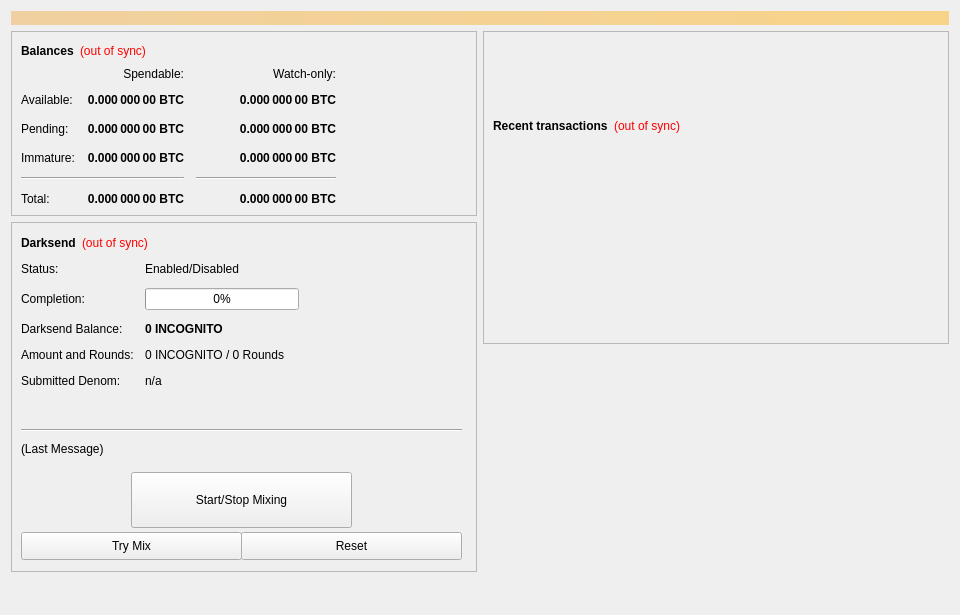
<?xml version="1.0" encoding="UTF-8"?>
<ui version="4.0">
 <class>OverviewPage</class>
 <widget class="QWidget" name="OverviewPage">
  <property name="geometry">
   <rect>
    <x>0</x>
    <y>0</y>
    <width>960</width>
    <height>615</height>
   </rect>
  </property>
  <property name="minimumSize">
   <size>
    <width>960</width>
    <height>0</height>
   </size>
  </property>
  <property name="windowTitle">
   <string>Form</string>
  </property>
  <layout class="QVBoxLayout" name="topLayout">
   <item>
    <widget class="QLabel" name="labelAlerts">
     <property name="visible">
      <bool>false</bool>
     </property>
     <property name="styleSheet">
      <string notr="true">background-color: qlineargradient(x1: 0, y1: 0, x2: 1, y2: 0, stop:0 #F0D0A0, stop:1 #F8D488); color:#000000;</string>
     </property>
     <property name="wordWrap">
      <bool>true</bool>
     </property>
     <property name="margin">
      <number>3</number>
     </property>
    </widget>
   </item>
   <item>
    <layout class="QHBoxLayout" name="horizontalLayout" stretch="1,1">
     <item>
      <layout class="QVBoxLayout" name="verticalLayout_2">
       <item>
        <widget class="QFrame" name="frame">
         <property name="frameShape">
          <enum>QFrame::StyledPanel</enum>
         </property>
         <property name="frameShadow">
          <enum>QFrame::Raised</enum>
         </property>
         <layout class="QVBoxLayout" name="verticalLayout_4">
          <item>
           <layout class="QHBoxLayout" name="horizontalLayout_4">
            <item>
             <widget class="QLabel" name="label_5">
              <property name="font">
               <font>
                <weight>75</weight>
                <bold>true</bold>
               </font>
              </property>
              <property name="text">
               <string>Balances</string>
              </property>
             </widget>
            </item>
            <item>
             <widget class="QLabel" name="labelWalletStatus">
              <property name="cursor">
               <cursorShape>WhatsThisCursor</cursorShape>
              </property>
              <property name="toolTip">
               <string>The displayed information may be out of date. Your wallet automatically synchronizes with the INCOGNITO network after a connection is established, but this process has not completed yet.</string>
              </property>
              <property name="styleSheet">
               <string notr="true">QLabel { color: red; }</string>
              </property>
              <property name="text">
               <string notr="true">(out of sync)</string>
              </property>
              <property name="alignment">
               <set>Qt::AlignLeading|Qt::AlignLeft|Qt::AlignVCenter</set>
              </property>
             </widget>
            </item>
            <item>
             <spacer name="horizontalSpacer_3">
              <property name="orientation">
               <enum>Qt::Horizontal</enum>
              </property>
              <property name="sizeHint" stdset="0">
               <size>
                <width>40</width>
                <height>20</height>
               </size>
              </property>
             </spacer>
            </item>
           </layout>
          </item>
          <item>
           <layout class="QGridLayout" name="gridLayout">
            <property name="spacing">
             <number>12</number>
            </property>
            <item row="2" column="2">
             <widget class="QLabel" name="labelWatchPending">
              <property name="font">
               <font>
                <weight>75</weight>
                <bold>true</bold>
               </font>
              </property>
              <property name="cursor">
               <cursorShape>IBeamCursor</cursorShape>
              </property>
              <property name="toolTip">
               <string>Unconfirmed transactions to watch-only addresses</string>
              </property>
              <property name="text">
               <string notr="true">0.000 000 00 BTC</string>
              </property>
              <property name="alignment">
               <set>Qt::AlignRight|Qt::AlignTrailing|Qt::AlignVCenter</set>
              </property>
              <property name="textInteractionFlags">
               <set>Qt::LinksAccessibleByMouse|Qt::TextSelectableByKeyboard|Qt::TextSelectableByMouse</set>
              </property>
             </widget>
            </item>
            <item row="2" column="1">
             <widget class="QLabel" name="labelUnconfirmed">
              <property name="font">
               <font>
                <weight>75</weight>
                <bold>true</bold>
               </font>
              </property>
              <property name="cursor">
               <cursorShape>IBeamCursor</cursorShape>
              </property>
              <property name="toolTip">
               <string>Total of transactions that have yet to be confirmed, and do not yet count toward the spendable balance</string>
              </property>
              <property name="text">
               <string notr="true">0.000 000 00 BTC</string>
              </property>
              <property name="alignment">
               <set>Qt::AlignRight|Qt::AlignTrailing|Qt::AlignVCenter</set>
              </property>
              <property name="textInteractionFlags">
               <set>Qt::LinksAccessibleByMouse|Qt::TextSelectableByKeyboard|Qt::TextSelectableByMouse</set>
              </property>
             </widget>
            </item>
            <item row="3" column="2">
             <widget class="QLabel" name="labelWatchImmature">
              <property name="font">
               <font>
                <weight>75</weight>
                <bold>true</bold>
               </font>
              </property>
              <property name="cursor">
               <cursorShape>IBeamCursor</cursorShape>
              </property>
              <property name="toolTip">
               <string>Staked or masternode rewards in watch-only addresses that has not yet matured</string>
              </property>
              <property name="text">
               <string notr="true">0.000 000 00 BTC</string>
              </property>
              <property name="alignment">
               <set>Qt::AlignRight|Qt::AlignTrailing|Qt::AlignVCenter</set>
              </property>
              <property name="textInteractionFlags">
               <set>Qt::LinksAccessibleByMouse|Qt::TextSelectableByKeyboard|Qt::TextSelectableByMouse</set>
              </property>
             </widget>
            </item>
            <item row="4" column="0" colspan="2">
             <widget class="Line" name="lineSpendableBalance">
              <property name="orientation">
               <enum>Qt::Horizontal</enum>
              </property>
             </widget>
            </item>
            <item row="4" column="2">
             <widget class="Line" name="lineWatchBalance">
              <property name="sizePolicy">
               <sizepolicy hsizetype="Preferred" vsizetype="Fixed">
                <horstretch>0</horstretch>
                <verstretch>0</verstretch>
               </sizepolicy>
              </property>
              <property name="minimumSize">
               <size>
                <width>140</width>
                <height>0</height>
               </size>
              </property>
              <property name="orientation">
               <enum>Qt::Horizontal</enum>
              </property>
             </widget>
            </item>
            <item row="5" column="0">
             <widget class="QLabel" name="labelTotalText">
              <property name="text">
               <string>Total:</string>
              </property>
             </widget>
            </item>
            <item row="3" column="1">
             <widget class="QLabel" name="labelImmature">
              <property name="font">
               <font>
                <weight>75</weight>
                <bold>true</bold>
               </font>
              </property>
              <property name="cursor">
               <cursorShape>IBeamCursor</cursorShape>
              </property>
              <property name="toolTip">
               <string>Staked or masternode rewards that has not yet matured</string>
              </property>
              <property name="text">
               <string notr="true">0.000 000 00 BTC</string>
              </property>
              <property name="alignment">
               <set>Qt::AlignRight|Qt::AlignTrailing|Qt::AlignVCenter</set>
              </property>
              <property name="textInteractionFlags">
               <set>Qt::LinksAccessibleByMouse|Qt::TextSelectableByKeyboard|Qt::TextSelectableByMouse</set>
              </property>
             </widget>
            </item>
            <item row="2" column="3">
             <spacer name="horizontalSpacer_2">
              <property name="orientation">
               <enum>Qt::Horizontal</enum>
              </property>
              <property name="sizeHint" stdset="0">
               <size>
                <width>40</width>
                <height>20</height>
               </size>
              </property>
             </spacer>
            </item>
            <item row="3" column="0">
             <widget class="QLabel" name="labelImmatureText">
              <property name="text">
               <string>Immature:</string>
              </property>
             </widget>
            </item>
            <item row="5" column="1">
             <widget class="QLabel" name="labelTotal">
              <property name="font">
               <font>
                <weight>75</weight>
                <bold>true</bold>
               </font>
              </property>
              <property name="cursor">
               <cursorShape>IBeamCursor</cursorShape>
              </property>
              <property name="toolTip">
               <string>Your current total balance</string>
              </property>
              <property name="text">
               <string notr="true">0.000 000 00 BTC</string>
              </property>
              <property name="alignment">
               <set>Qt::AlignRight|Qt::AlignTrailing|Qt::AlignVCenter</set>
              </property>
              <property name="textInteractionFlags">
               <set>Qt::LinksAccessibleByMouse|Qt::TextSelectableByKeyboard|Qt::TextSelectableByMouse</set>
              </property>
             </widget>
            </item>
            <item row="5" column="2">
             <widget class="QLabel" name="labelWatchTotal">
              <property name="font">
               <font>
                <weight>75</weight>
                <bold>true</bold>
               </font>
              </property>
              <property name="cursor">
               <cursorShape>IBeamCursor</cursorShape>
              </property>
              <property name="toolTip">
               <string>Current total balance in watch-only addresses</string>
              </property>
              <property name="text">
               <string notr="true">0.000 000 00 BTC</string>
              </property>
              <property name="alignment">
               <set>Qt::AlignRight|Qt::AlignTrailing|Qt::AlignVCenter</set>
              </property>
              <property name="textInteractionFlags">
               <set>Qt::LinksAccessibleByMouse|Qt::TextSelectableByKeyboard|Qt::TextSelectableByMouse</set>
              </property>
             </widget>
            </item>
            <item row="0" column="2">
             <widget class="QLabel" name="labelWatchonly">
              <property name="text">
               <string>Watch-only:</string>
              </property>
              <property name="alignment">
               <set>Qt::AlignRight|Qt::AlignTrailing|Qt::AlignVCenter</set>
              </property>
             </widget>
            </item>
            <item row="1" column="0">
             <widget class="QLabel" name="labelBalanceText">
              <property name="text">
               <string>Available:</string>
              </property>
             </widget>
            </item>
            <item row="1" column="1">
             <widget class="QLabel" name="labelBalance">
              <property name="font">
               <font>
                <weight>75</weight>
                <bold>true</bold>
               </font>
              </property>
              <property name="cursor">
               <cursorShape>IBeamCursor</cursorShape>
              </property>
              <property name="toolTip">
               <string>Your current spendable balance</string>
              </property>
              <property name="text">
               <string notr="true">0.000 000 00 BTC</string>
              </property>
              <property name="alignment">
               <set>Qt::AlignRight|Qt::AlignTrailing|Qt::AlignVCenter</set>
              </property>
              <property name="textInteractionFlags">
               <set>Qt::LinksAccessibleByMouse|Qt::TextSelectableByKeyboard|Qt::TextSelectableByMouse</set>
              </property>
             </widget>
            </item>
            <item row="1" column="2">
             <widget class="QLabel" name="labelWatchAvailable">
              <property name="font">
               <font>
                <weight>75</weight>
                <bold>true</bold>
               </font>
              </property>
              <property name="cursor">
               <cursorShape>IBeamCursor</cursorShape>
              </property>
              <property name="toolTip">
               <string>Your current balance in watch-only addresses</string>
              </property>
              <property name="text">
               <string notr="true">0.000 000 00 BTC</string>
              </property>
              <property name="alignment">
               <set>Qt::AlignRight|Qt::AlignTrailing|Qt::AlignVCenter</set>
              </property>
              <property name="textInteractionFlags">
               <set>Qt::LinksAccessibleByMouse|Qt::TextSelectableByKeyboard|Qt::TextSelectableByMouse</set>
              </property>
             </widget>
            </item>
            <item row="2" column="0">
             <widget class="QLabel" name="labelPendingText">
              <property name="text">
               <string>Pending:</string>
              </property>
             </widget>
            </item>
            <item row="0" column="1">
             <widget class="QLabel" name="labelSpendable">
              <property name="text">
               <string>Spendable:</string>
              </property>
              <property name="alignment">
               <set>Qt::AlignRight|Qt::AlignTrailing|Qt::AlignVCenter</set>
              </property>
             </widget>
            </item>
           </layout>
          </item>
         </layout>
        </widget>
       </item>
       <item>
        <widget class="QFrame" name="frameDarksend">
         <property name="minimumSize">
          <size>
           <width>0</width>
           <height>350</height>
          </size>
         </property>
         <property name="layoutDirection">
          <enum>Qt::LeftToRight</enum>
         </property>
         <property name="frameShape">
          <enum>QFrame::StyledPanel</enum>
         </property>
         <property name="frameShadow">
          <enum>QFrame::Raised</enum>
         </property>
         <widget class="QWidget" name="formLayoutWidget">
          <property name="geometry">
           <rect>
            <x>10</x>
            <y>40</y>
            <width>451</width>
            <height>161</height>
           </rect>
          </property>
          <layout class="QFormLayout" name="formLayout">
           <property name="fieldGrowthPolicy">
            <enum>QFormLayout::AllNonFixedFieldsGrow</enum>
           </property>
           <property name="horizontalSpacing">
            <number>11</number>
           </property>
           <property name="verticalSpacing">
            <number>12</number>
           </property>
           <item row="0" column="0">
            <widget class="QLabel" name="label_6">
             <property name="text">
              <string>Status:</string>
             </property>
            </widget>
           </item>
           <item row="1" column="0">
            <widget class="QLabel" name="label_7">
             <property name="text">
              <string>Completion:</string>
             </property>
            </widget>
           </item>
           <item row="1" column="1">
            <widget class="QProgressBar" name="DarksendProgress">
             <property name="maximumSize">
              <size>
               <width>154</width>
               <height>16777215</height>
              </size>
             </property>
             <property name="value">
              <number>0</number>
             </property>
            </widget>
           </item>
           <item row="2" column="0">
            <widget class="QLabel" name="labelAnonymizedText">
             <property name="text">
              <string>Darksend Balance:</string>
             </property>
            </widget>
           </item>
           <item row="2" column="1">
            <widget class="QLabel" name="labelAnonymized">
             <property name="font">
              <font>
               <weight>75</weight>
               <bold>true</bold>
              </font>
             </property>
             <property name="text">
              <string notr="true">0 INCOGNITO</string>
             </property>
            </widget>
           </item>
           <item row="3" column="0">
            <widget class="QLabel" name="label_8">
             <property name="text">
              <string>Amount and Rounds:</string>
             </property>
            </widget>
           </item>
           <item row="3" column="1">
            <widget class="QLabel" name="labelAmountRounds">
             <property name="text">
              <string>0 INCOGNITO / 0 Rounds</string>
             </property>
            </widget>
           </item>
           <item row="4" column="0">
            <widget class="QLabel" name="label_9">
             <property name="text">
              <string>Submitted Denom:</string>
             </property>
            </widget>
           </item>
           <item row="4" column="1">
            <widget class="QLabel" name="labelSubmittedDenom">
             <property name="toolTip">
              <string>The denominations you submitted to the Masternode.&lt;br&gt;To mix, other users must submit the exact same denominations.</string>
             </property>
             <property name="text">
              <string>n/a</string>
             </property>
            </widget>
           </item>
           <item row="0" column="1">
            <widget class="QLabel" name="DarksendEnabled">
             <property name="text">
              <string>Enabled/Disabled</string>
             </property>
            </widget>
           </item>
          </layout>
         </widget>
         <widget class="QPushButton" name="runAutoDenom">
          <property name="geometry">
           <rect>
            <x>251</x>
            <y>17</y>
            <width>1</width>
            <height>1</height>
           </rect>
          </property>
          <property name="palette">
           <palette>
            <active>
             <colorrole role="WindowText">
              <brush brushstyle="SolidPattern">
               <color alpha="255">
                <red>0</red>
                <green>0</green>
                <blue>0</blue>
               </color>
              </brush>
             </colorrole>
             <colorrole role="Button">
              <brush brushstyle="SolidPattern">
               <color alpha="255">
                <red>239</red>
                <green>238</green>
                <blue>238</blue>
               </color>
              </brush>
             </colorrole>
             <colorrole role="Light">
              <brush brushstyle="SolidPattern">
               <color alpha="255">
                <red>255</red>
                <green>255</green>
                <blue>255</blue>
               </color>
              </brush>
             </colorrole>
             <colorrole role="Midlight">
              <brush brushstyle="SolidPattern">
               <color alpha="255">
                <red>247</red>
                <green>246</green>
                <blue>246</blue>
               </color>
              </brush>
             </colorrole>
             <colorrole role="Dark">
              <brush brushstyle="SolidPattern">
               <color alpha="255">
                <red>119</red>
                <green>119</green>
                <blue>119</blue>
               </color>
              </brush>
             </colorrole>
             <colorrole role="Mid">
              <brush brushstyle="SolidPattern">
               <color alpha="255">
                <red>159</red>
                <green>159</green>
                <blue>159</blue>
               </color>
              </brush>
             </colorrole>
             <colorrole role="Text">
              <brush brushstyle="SolidPattern">
               <color alpha="255">
                <red>0</red>
                <green>0</green>
                <blue>0</blue>
               </color>
              </brush>
             </colorrole>
             <colorrole role="BrightText">
              <brush brushstyle="SolidPattern">
               <color alpha="255">
                <red>255</red>
                <green>255</green>
                <blue>255</blue>
               </color>
              </brush>
             </colorrole>
             <colorrole role="ButtonText">
              <brush brushstyle="SolidPattern">
               <color alpha="255">
                <red>0</red>
                <green>0</green>
                <blue>0</blue>
               </color>
              </brush>
             </colorrole>
             <colorrole role="Base">
              <brush brushstyle="SolidPattern">
               <color alpha="255">
                <red>255</red>
                <green>255</green>
                <blue>255</blue>
               </color>
              </brush>
             </colorrole>
             <colorrole role="Window">
              <brush brushstyle="SolidPattern">
               <color alpha="255">
                <red>239</red>
                <green>238</green>
                <blue>238</blue>
               </color>
              </brush>
             </colorrole>
             <colorrole role="Shadow">
              <brush brushstyle="SolidPattern">
               <color alpha="255">
                <red>0</red>
                <green>0</green>
                <blue>0</blue>
               </color>
              </brush>
             </colorrole>
             <colorrole role="AlternateBase">
              <brush brushstyle="SolidPattern">
               <color alpha="255">
                <red>247</red>
                <green>246</green>
                <blue>246</blue>
               </color>
              </brush>
             </colorrole>
             <colorrole role="ToolTipBase">
              <brush brushstyle="SolidPattern">
               <color alpha="255">
                <red>255</red>
                <green>255</green>
                <blue>220</blue>
               </color>
              </brush>
             </colorrole>
             <colorrole role="ToolTipText">
              <brush brushstyle="SolidPattern">
               <color alpha="255">
                <red>0</red>
                <green>0</green>
                <blue>0</blue>
               </color>
              </brush>
             </colorrole>
            </active>
            <inactive>
             <colorrole role="WindowText">
              <brush brushstyle="SolidPattern">
               <color alpha="255">
                <red>0</red>
                <green>0</green>
                <blue>0</blue>
               </color>
              </brush>
             </colorrole>
             <colorrole role="Button">
              <brush brushstyle="SolidPattern">
               <color alpha="255">
                <red>239</red>
                <green>238</green>
                <blue>238</blue>
               </color>
              </brush>
             </colorrole>
             <colorrole role="Light">
              <brush brushstyle="SolidPattern">
               <color alpha="255">
                <red>255</red>
                <green>255</green>
                <blue>255</blue>
               </color>
              </brush>
             </colorrole>
             <colorrole role="Midlight">
              <brush brushstyle="SolidPattern">
               <color alpha="255">
                <red>247</red>
                <green>246</green>
                <blue>246</blue>
               </color>
              </brush>
             </colorrole>
             <colorrole role="Dark">
              <brush brushstyle="SolidPattern">
               <color alpha="255">
                <red>119</red>
                <green>119</green>
                <blue>119</blue>
               </color>
              </brush>
             </colorrole>
             <colorrole role="Mid">
              <brush brushstyle="SolidPattern">
               <color alpha="255">
                <red>159</red>
                <green>159</green>
                <blue>159</blue>
               </color>
              </brush>
             </colorrole>
             <colorrole role="Text">
              <brush brushstyle="SolidPattern">
               <color alpha="255">
                <red>0</red>
                <green>0</green>
                <blue>0</blue>
               </color>
              </brush>
             </colorrole>
             <colorrole role="BrightText">
              <brush brushstyle="SolidPattern">
               <color alpha="255">
                <red>255</red>
                <green>255</green>
                <blue>255</blue>
               </color>
              </brush>
             </colorrole>
             <colorrole role="ButtonText">
              <brush brushstyle="SolidPattern">
               <color alpha="255">
                <red>0</red>
                <green>0</green>
                <blue>0</blue>
               </color>
              </brush>
             </colorrole>
             <colorrole role="Base">
              <brush brushstyle="SolidPattern">
               <color alpha="255">
                <red>255</red>
                <green>255</green>
                <blue>255</blue>
               </color>
              </brush>
             </colorrole>
             <colorrole role="Window">
              <brush brushstyle="SolidPattern">
               <color alpha="255">
                <red>239</red>
                <green>238</green>
                <blue>238</blue>
               </color>
              </brush>
             </colorrole>
             <colorrole role="Shadow">
              <brush brushstyle="SolidPattern">
               <color alpha="255">
                <red>0</red>
                <green>0</green>
                <blue>0</blue>
               </color>
              </brush>
             </colorrole>
             <colorrole role="AlternateBase">
              <brush brushstyle="SolidPattern">
               <color alpha="255">
                <red>247</red>
                <green>246</green>
                <blue>246</blue>
               </color>
              </brush>
             </colorrole>
             <colorrole role="ToolTipBase">
              <brush brushstyle="SolidPattern">
               <color alpha="255">
                <red>255</red>
                <green>255</green>
                <blue>220</blue>
               </color>
              </brush>
             </colorrole>
             <colorrole role="ToolTipText">
              <brush brushstyle="SolidPattern">
               <color alpha="255">
                <red>0</red>
                <green>0</green>
                <blue>0</blue>
               </color>
              </brush>
             </colorrole>
            </inactive>
            <disabled>
             <colorrole role="WindowText">
              <brush brushstyle="SolidPattern">
               <color alpha="255">
                <red>119</red>
                <green>119</green>
                <blue>119</blue>
               </color>
              </brush>
             </colorrole>
             <colorrole role="Button">
              <brush brushstyle="SolidPattern">
               <color alpha="255">
                <red>239</red>
                <green>238</green>
                <blue>238</blue>
               </color>
              </brush>
             </colorrole>
             <colorrole role="Light">
              <brush brushstyle="SolidPattern">
               <color alpha="255">
                <red>255</red>
                <green>255</green>
                <blue>255</blue>
               </color>
              </brush>
             </colorrole>
             <colorrole role="Midlight">
              <brush brushstyle="SolidPattern">
               <color alpha="255">
                <red>247</red>
                <green>246</green>
                <blue>246</blue>
               </color>
              </brush>
             </colorrole>
             <colorrole role="Dark">
              <brush brushstyle="SolidPattern">
               <color alpha="255">
                <red>119</red>
                <green>119</green>
                <blue>119</blue>
               </color>
              </brush>
             </colorrole>
             <colorrole role="Mid">
              <brush brushstyle="SolidPattern">
               <color alpha="255">
                <red>159</red>
                <green>159</green>
                <blue>159</blue>
               </color>
              </brush>
             </colorrole>
             <colorrole role="Text">
              <brush brushstyle="SolidPattern">
               <color alpha="255">
                <red>119</red>
                <green>119</green>
                <blue>119</blue>
               </color>
              </brush>
             </colorrole>
             <colorrole role="BrightText">
              <brush brushstyle="SolidPattern">
               <color alpha="255">
                <red>255</red>
                <green>255</green>
                <blue>255</blue>
               </color>
              </brush>
             </colorrole>
             <colorrole role="ButtonText">
              <brush brushstyle="SolidPattern">
               <color alpha="255">
                <red>119</red>
                <green>119</green>
                <blue>119</blue>
               </color>
              </brush>
             </colorrole>
             <colorrole role="Base">
              <brush brushstyle="SolidPattern">
               <color alpha="255">
                <red>239</red>
                <green>238</green>
                <blue>238</blue>
               </color>
              </brush>
             </colorrole>
             <colorrole role="Window">
              <brush brushstyle="SolidPattern">
               <color alpha="255">
                <red>239</red>
                <green>238</green>
                <blue>238</blue>
               </color>
              </brush>
             </colorrole>
             <colorrole role="Shadow">
              <brush brushstyle="SolidPattern">
               <color alpha="255">
                <red>0</red>
                <green>0</green>
                <blue>0</blue>
               </color>
              </brush>
             </colorrole>
             <colorrole role="AlternateBase">
              <brush brushstyle="SolidPattern">
               <color alpha="255">
                <red>239</red>
                <green>238</green>
                <blue>238</blue>
               </color>
              </brush>
             </colorrole>
             <colorrole role="ToolTipBase">
              <brush brushstyle="SolidPattern">
               <color alpha="255">
                <red>255</red>
                <green>255</green>
                <blue>220</blue>
               </color>
              </brush>
             </colorrole>
             <colorrole role="ToolTipText">
              <brush brushstyle="SolidPattern">
               <color alpha="255">
                <red>0</red>
                <green>0</green>
                <blue>0</blue>
               </color>
              </brush>
             </colorrole>
            </disabled>
           </palette>
          </property>
          <property name="focusPolicy">
           <enum>Qt::NoFocus</enum>
          </property>
          <property name="autoFillBackground">
           <bool>true</bool>
          </property>
          <property name="text">
           <string/>
          </property>
          <property name="flat">
           <bool>true</bool>
          </property>
         </widget>
         <widget class="QPushButton" name="toggleDarksend">
          <property name="geometry">
           <rect>
            <x>120</x>
            <y>250</y>
            <width>221</width>
            <height>56</height>
           </rect>
          </property>
          <property name="sizePolicy">
           <sizepolicy hsizetype="MinimumExpanding" vsizetype="Fixed">
            <horstretch>0</horstretch>
            <verstretch>0</verstretch>
           </sizepolicy>
          </property>
          <property name="text">
           <string>Start/Stop Mixing</string>
          </property>
         </widget>
         <widget class="Line" name="lineLastMessage">
          <property name="geometry">
           <rect>
            <x>10</x>
            <y>200</y>
            <width>441</width>
            <height>16</height>
           </rect>
          </property>
          <property name="orientation">
           <enum>Qt::Horizontal</enum>
          </property>
         </widget>
         <widget class="QLabel" name="DarksendStatus">
          <property name="geometry">
           <rect>
            <x>10</x>
            <y>220</y>
            <width>451</width>
            <height>61</height>
           </rect>
          </property>
          <property name="minimumSize">
           <size>
            <width>288</width>
            <height>43</height>
           </size>
          </property>
          <property name="text">
           <string>(Last Message)</string>
          </property>
          <property name="alignment">
           <set>Qt::AlignLeading|Qt::AlignLeft|Qt::AlignTop</set>
          </property>
          <property name="wordWrap">
           <bool>true</bool>
          </property>
         </widget>
         <widget class="QPushButton" name="DarksendAuto">
          <property name="geometry">
           <rect>
            <x>10</x>
            <y>310</y>
            <width>221</width>
            <height>28</height>
           </rect>
          </property>
          <property name="sizePolicy">
           <sizepolicy hsizetype="MinimumExpanding" vsizetype="Fixed">
            <horstretch>0</horstretch>
            <verstretch>0</verstretch>
           </sizepolicy>
          </property>
          <property name="toolTip">
           <string>Try to manually submit a Darksend request.</string>
          </property>
          <property name="text">
           <string>Try Mix</string>
          </property>
         </widget>
         <widget class="QPushButton" name="DarksendReset">
          <property name="geometry">
           <rect>
            <x>230</x>
            <y>310</y>
            <width>221</width>
            <height>28</height>
           </rect>
          </property>
          <property name="sizePolicy">
           <sizepolicy hsizetype="MinimumExpanding" vsizetype="Fixed">
            <horstretch>0</horstretch>
            <verstretch>0</verstretch>
           </sizepolicy>
          </property>
          <property name="toolTip">
           <string>Reset the current status of Darksend (can interrupt Darksend if it's in the process of Mixing, which can cost you money!)</string>
          </property>
          <property name="autoFillBackground">
           <bool>false</bool>
          </property>
          <property name="text">
           <string>Reset</string>
          </property>
         </widget>
         <widget class="QWidget" name="layoutWidget">
          <property name="geometry">
           <rect>
            <x>10</x>
            <y>10</y>
            <width>431</width>
            <height>22</height>
           </rect>
          </property>
          <layout class="QHBoxLayout" name="horizontalLayout_5">
           <item>
            <widget class="QLabel" name="label_2">
             <property name="font">
              <font>
               <weight>75</weight>
               <bold>true</bold>
              </font>
             </property>
             <property name="text">
              <string>Darksend</string>
             </property>
            </widget>
           </item>
           <item>
            <widget class="QLabel" name="labelDarksendSyncStatus">
             <property name="toolTip">
              <string>The displayed information may be out of date. Your wallet automatically synchronizes with the INCOGNITO network after a connection is established, but this process has not completed yet.</string>
             </property>
             <property name="styleSheet">
              <string notr="true">QLabel { color: red; }</string>
             </property>
             <property name="text">
              <string notr="true">(out of sync)</string>
             </property>
             <property name="alignment">
              <set>Qt::AlignLeading|Qt::AlignLeft|Qt::AlignVCenter</set>
             </property>
            </widget>
           </item>
           <item>
            <spacer name="horizontalSpacer_4">
             <property name="orientation">
              <enum>Qt::Horizontal</enum>
             </property>
             <property name="sizeHint" stdset="0">
              <size>
               <width>40</width>
               <height>20</height>
              </size>
             </property>
            </spacer>
           </item>
          </layout>
         </widget>
        </widget>
       </item>
       <item>
        <spacer name="verticalSpacer">
         <property name="orientation">
          <enum>Qt::Vertical</enum>
         </property>
         <property name="sizeHint" stdset="0">
          <size>
           <width>20</width>
           <height>40</height>
          </size>
         </property>
        </spacer>
       </item>
      </layout>
     </item>
     <item>
      <layout class="QVBoxLayout" name="verticalLayout_3">
       <item>
        <widget class="QFrame" name="frame_2">
         <property name="frameShape">
          <enum>QFrame::StyledPanel</enum>
         </property>
         <property name="frameShadow">
          <enum>QFrame::Raised</enum>
         </property>
         <layout class="QVBoxLayout" name="verticalLayout">
          <item>
           <spacer name="verticalSpacer_3">
            <property name="orientation">
             <enum>Qt::Vertical</enum>
            </property>
            <property name="sizeType">
             <enum>QSizePolicy::Fixed</enum>
            </property>
            <property name="sizeHint" stdset="0">
             <size>
              <width>20</width>
              <height>75</height>
             </size>
            </property>
           </spacer>
          </item>
          <item>
           <layout class="QHBoxLayout" name="horizontalLayout_2">
            <item>
             <widget class="QLabel" name="label_4">
              <property name="font">
               <font>
                <weight>75</weight>
                <bold>true</bold>
               </font>
              </property>
              <property name="text">
               <string>Recent transactions</string>
              </property>
             </widget>
            </item>
            <item>
             <widget class="QLabel" name="labelTransactionsStatus">
              <property name="cursor">
               <cursorShape>WhatsThisCursor</cursorShape>
              </property>
              <property name="toolTip">
               <string>The displayed information may be out of date. Your wallet automatically synchronizes with the INCOGNITO network after a connection is established, but this process has not completed yet.</string>
              </property>
              <property name="styleSheet">
               <string notr="true">QLabel { color: red; }</string>
              </property>
              <property name="text">
               <string notr="true">(out of sync)</string>
              </property>
              <property name="alignment">
               <set>Qt::AlignRight|Qt::AlignTrailing|Qt::AlignVCenter</set>
              </property>
             </widget>
            </item>
            <item>
             <spacer name="horizontalSpacer">
              <property name="orientation">
               <enum>Qt::Horizontal</enum>
              </property>
              <property name="sizeHint" stdset="0">
               <size>
                <width>40</width>
                <height>20</height>
               </size>
              </property>
             </spacer>
            </item>
           </layout>
          </item>
          <item>
           <widget class="QListView" name="listTransactions">
            <property name="styleSheet">
             <string notr="true">QListView { background: transparent; }</string>
            </property>
            <property name="frameShape">
             <enum>QFrame::NoFrame</enum>
            </property>
            <property name="verticalScrollBarPolicy">
             <enum>Qt::ScrollBarAlwaysOff</enum>
            </property>
            <property name="horizontalScrollBarPolicy">
             <enum>Qt::ScrollBarAlwaysOff</enum>
            </property>
            <property name="selectionMode">
             <enum>QAbstractItemView::NoSelection</enum>
            </property>
           </widget>
          </item>
         </layout>
        </widget>
       </item>
       <item>
        <spacer name="verticalSpacer_2">
         <property name="orientation">
          <enum>Qt::Vertical</enum>
         </property>
         <property name="sizeType">
          <enum>QSizePolicy::Expanding</enum>
         </property>
         <property name="sizeHint" stdset="0">
          <size>
           <width>20</width>
           <height>40</height>
          </size>
         </property>
        </spacer>
       </item>
      </layout>
     </item>
    </layout>
   </item>
  </layout>
 </widget>
 <resources/>
 <connections/>
</ui>
